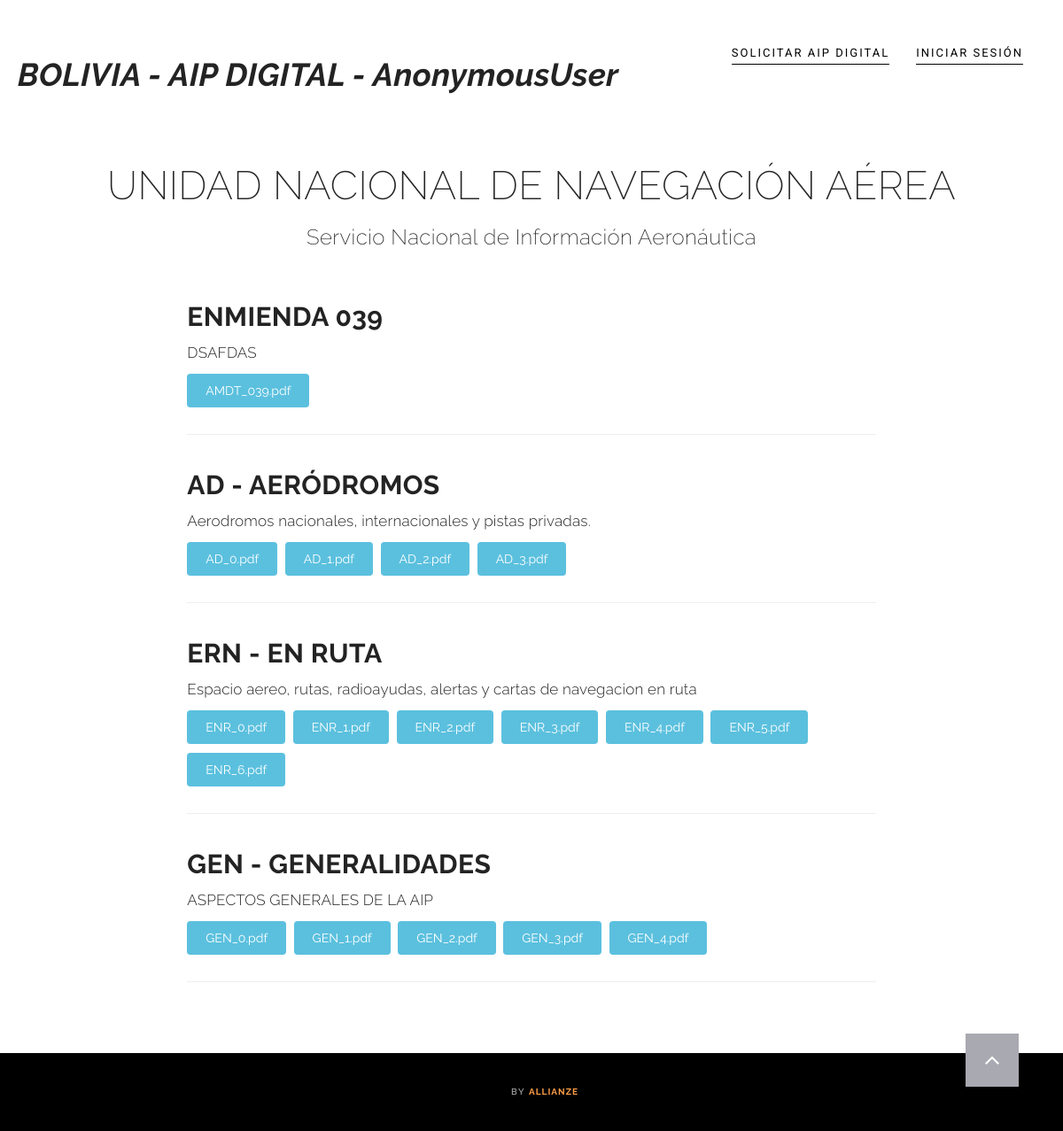
The page / on the database its author committed.
### documents/models.py (models this page shows, shortened)
class Document(models.Model):
	uploaded_by	= models.ForeignKey(User, on_delete=models.CASCADE,)
	title 		= models.CharField(max_length=120, null=False, blank=False)
	description = models.TextField(null=True, blank=True)
	timestamp	= models.DateTimeField(auto_now_add=True)
	updated		= models.DateTimeField(auto_now=True)
	slug 		= models.SlugField(null=True, blank=True)

class DocumentUpload(models.Model):
	document_id		= models.IntegerField(default=0)
	name			= models.CharField(max_length=120, null=True, blank=True)
	document_url 	= models.FileField(null=True, blank=True)
	def __str__(self):
		return str(self.document_url)

### documents/views.py (the view)
# urls.py: url(r'^$', display_documents, name='view'),
def display_documents(request):
	template_name = 'documents/display_documents.html'
	queryset1 = Document.objects.all().order_by('-pk')
	queryset2 = DocumentUpload.objects.all()
	cdn = CDN_DOMAIN
	context = {"object_list": queryset1, "document_list":queryset2, "cdn":cdn}
	return render(request, template_name, context)

### documents/templates/documents/display_documents.html
{% extends "base.html" %}
{% load static %}
{% block content %}
	<section>
		<div class="container">
		<div class="row">
			<div class="col-lg-12 text-center">
				<div class="section-title">
					<h2>Unidad Nacional de Navegación Aérea</h2>
					<h3>Servicio Nacional de Información Aeronáutica</h3>
				</div>
			</div>
		</div>
		{% for obj in object_list %}
				<div class="row row-0-gutter">
					<div class="col-md-8 col-md-offset-2 col-0-gutter">
						<h2><strong>{{ obj.title }}</strong></h2>
						<p>{{ obj.description }}</p>
						{% for doc in document_list %}
						{% if doc.document_id == obj.id %}
						<a href="/viewerjs/index.html#{{ cdn }}/media/{{ doc.document_url }}" target="_blank">
							<button class="btn btn-info" style="margin: 0 5px 10px 0;">{{doc}}</button>
						</a>
						{% endif %}
						{% endfor %}
						<hr>
					</div>
				</div>
			{% endfor %}
		</div>
	</section>
{% endblock content %}

### templates/base.html (shortened to what this page needs)
{% load static %}
<!DOCTYPE html>
<html lang="en">
	<head>
		<link href="{% static 'css/bootstrap.min.css' %}" rel="stylesheet">
		<link rel="stylesheet" href="https://maxcdn.bootstrapcdn.com/font-awesome/4.4.0/css/font-awesome.min.css">
		<link href="{% static 'css/style.css' %}" rel="stylesheet">
	</head>
	<body id="page-top">
		<div class="allButFooter">
		<nav class="navbar navbar-default">
			<div class="container">
				<div class="navbar-header page-scroll">
					<a class="navbar-brand page-scroll" href="{% url 'documents:view' %}"><h1><strong><em>BOLIVIA - AIP DIGITAL - {{request.user}}</em></strong></h1></a>
				</div>
				<div class="collapse navbar-collapse" id="bs-example-navbar-collapse-1">
					<ul class="nav navbar-nav navbar-right">
						{% if user.is_authenticated %}
						<li>
							<a class="page-scroll" href="{% url 'documents:view' %}">AIP</a>
						</li>
{% ifnotequal request.user.groups.all.0|stringformat:"s"  "G_SUSCRIPTORES_AIP" %}
						<li>
							<a class="page-scroll" href="{% url 'documents:add' %}">Agregar Documento</a>
						</li>
						<li>
							<a class="page-scroll" href="{% url 'documents:user_doc' %}">Modificar AIP</a>
						</li>
{% endifnotequal %}
						<li>
							<a class="page-scroll" href="{% url 'logout' %}">Salir</a>
						</li>
						{% else %}
						<li>
							<a class="page-scroll" href="{% url 'register' %}">Solicitar AIP Digital</a>
						</li>
						<li>
							<a class="page-scroll" href="{% url 'login' %}">Iniciar sesión</a>
						</li>
						{% endif %}
					</ul>
				</div>
		</nav>
		<br>
			{% block content %}
			{% endblock content %}
</div>
		<p id="back-top">
			<a href="#top"><i class="fa fa-angle-up"></i></a>
		</p>
		<footer>
			<div class="container text-center">
				<p>By <a href="https://github.com/caeltarifa/Publicacion_digital.git"><span>Allianze</span></a></p>
			</div>
		</footer>
	</body>
</html>

### static/css/style.css (style rules this page uses)
html, body { margin: 0px; font-family: "Raleway", Sans-serif; }
h1, h2, h3, h4, h5, h6 { font-weight: 200; letter-spacing: 0.4px; font-family: "Raleway", Sans-serif; color: #232323; }
p { font-family: 'Raleway', sans-serif; font-size: 17px; font-weight: 300; line-height: 28px; letter-spacing: 0.2px; color: #252525; }
a, a:hover, a:focus, a:active, a.active { outline: 0; }
@media (min-width: 768px) { section { padding: 150px 0; } }
section { padding: 35px 0 60px; }
.row-0-gutter { margin-left: -13px; margin-right: -13px; }
.col-0-gutter { padding-left: 0; padding-right: 0; }
.navbar-default { background-color: #F1F1F1; border-color: transparent }
.navbar-default .navbar-brand { color: #fff; padding: 5px; }
.navbar-default .navbar-collapse { border-color: rgba(255,255,255,.02) }
.navbar-default .nav li a { font-family: "Roboto",sans-serif; text-transform: uppercase; font-size: 13px; font-weight: 400; letter-spacing: 2px; color: #000; border-bottom: 1px solid; border-color: #000; margin: 10px 15px; padding: 0 0 2px 0; }
@media (min-width:768px) { .navbar-default { background-color: transparent; padding: 40px 0 0px; -webkit-transition:padding .3s; -moz-transition:padding .3s; transition:padding .3s; border:0 } }
@media (min-width:768px) { .navbar-default .navbar-brand { font-size: 2em; -webkit-transition:all .3s; -moz-transition:all .3s; transition:all .3s padding: 0px; } }
@media (min-width:768px) { .navbar-nav>li>a { padding-top: 15px; padding-bottom: 4px; } }
.section-title { padding-bottom: 30px; }
.section-title h2 { font-size: 45px; text-transform: uppercase; }
.allButFooter { min-height: calc(100vh - 95px); }
footer { padding: 30px; background-color: #000; }
footer p { color: #B7B7B7; margin: 0; font-size: 10px; text-transform: uppercase; font-weight: 500; letter-spacing: 1.6px; }
footer p a { color: #fff; }
footer p a span { color: #FF9F46; font-size: 10px; letter-spacing: 1px; font-weight: 700; }
.btn { display: inline-block; padding: 8px 20px; margin-bottom: 0; font-size: 14px; font-weight: 400; line-height: 1.42857143; text-align: center; white-space: nowrap; vertical-align: middle; -ms-touch-action: manipulation; touch-action: manipulation; cursor: pointer; -webkit-user-select: none; -moz-user-select: none; -ms-user-select: none; user-select: none; background-image: none; border: 1px solid transparent; border-radius: 4px; }
#back-top { position: fixed; z-index: 1000; bottom: 40px; right: 50px; }
#back-top a { width: 60px; height: 60px; display: block; text-align: center; font: 11px/100% Arial, Helvetica, sans-serif; text-transform: uppercase; text-decoration: none; color: #FFFFFF; background: #A9A9B1; -webkit-transition: 1s; -moz-transition: 1s; transition: 1s; }
#back-top i { margin-top: 15px; font-size: 28px; }

### rows shown on the page
Document: title "ENMIENDA 039", description "DSAFDAS"
DocumentUpload: document_url "AMDT_039.pdf"
Document: title "AD - AERÓDROMOS", description "Aerodromos nacionales, internacionales y pistas privadas."
DocumentUpload: document_url "AD_0.pdf"
DocumentUpload: document_url "AD_1.pdf"
DocumentUpload: document_url "AD_2.pdf"
DocumentUpload: document_url "AD_3.pdf"
Document: title "ERN - EN RUTA", description "Espacio aereo, rutas, radioayudas, alertas y cartas de navegacion en ruta"
DocumentUpload: document_url "ENR_0.pdf"
DocumentUpload: document_url "ENR_1.pdf"
DocumentUpload: document_url "ENR_2.pdf"
DocumentUpload: document_url "ENR_3.pdf"
DocumentUpload: document_url "ENR_4.pdf"
DocumentUpload: document_url "ENR_5.pdf"
DocumentUpload: document_url "ENR_6.pdf"
Document: title "GEN - GENERALIDADES", description "ASPECTOS GENERALES DE LA AIP"
DocumentUpload: document_url "GEN_0.pdf"
DocumentUpload: document_url "GEN_1.pdf"
DocumentUpload: document_url "GEN_2.pdf"
DocumentUpload: document_url "GEN_3.pdf"
DocumentUpload: document_url "GEN_4.pdf"

### other values the page prints
{{ request.user }} "AnonymousUser"
